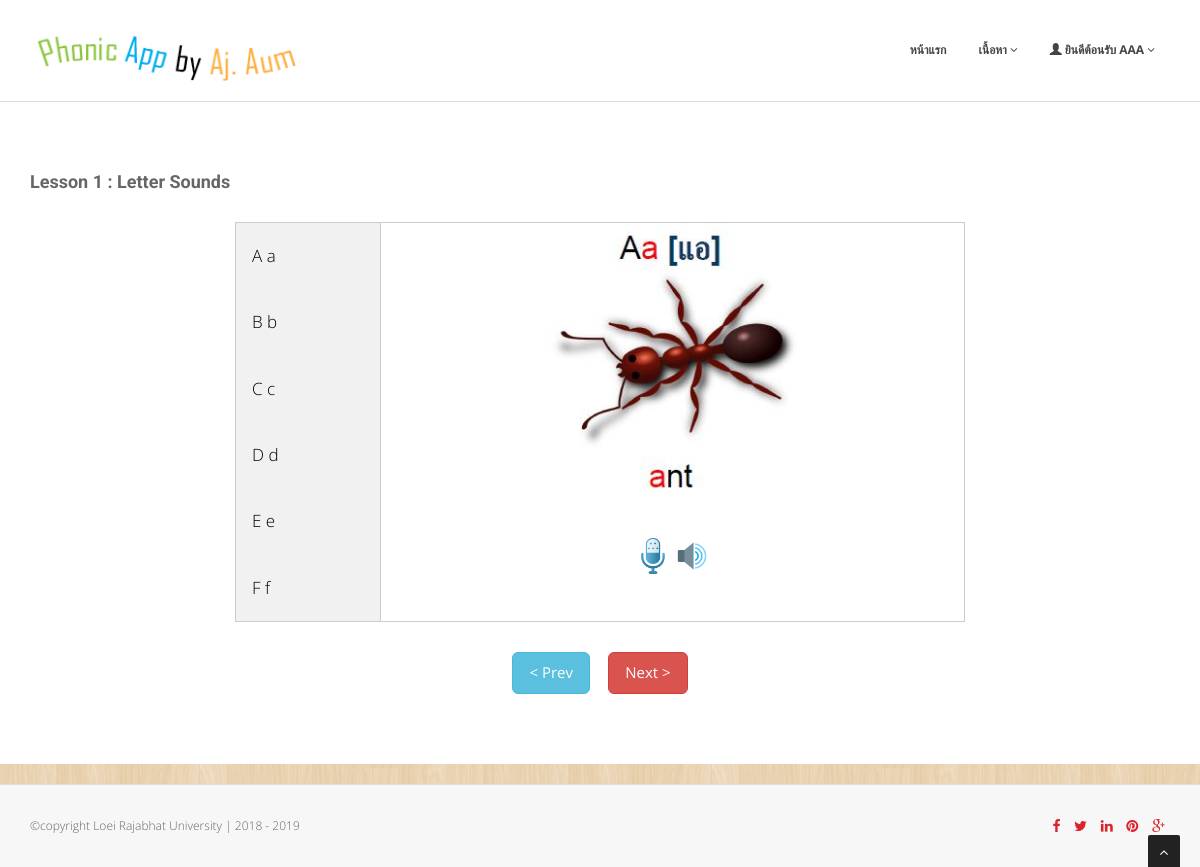
Page /lesson_show.php?lesson_id=1 (signed in) on the committed database.
### tables this page shows
CREATE TABLE `lesson_detail` (
  `lesson_id` int(10) NOT NULL COMMENT 'รหัสบทเรียน',
  `level` varchar(5) NOT NULL COMMENT 'Level No',
  `lesson_no` int(5) NOT NULL COMMENT 'ลำดับบทเรียน',
  `lesson_name` varchar(100) NOT NULL COMMENT 'ชื่อบทเรียน',
  `lesson_desc` varchar(100) NOT NULL COMMENT 'คำอธิบายบทเรียน',
  `small_image` varchar(50) NOT NULL COMMENT 'รูปบทเรียน',
  `big_image` varchar(50) NOT NULL COMMENT 'รูปบทเรียนใหญ่',
  `maxpage` int(11) NOT NULL,
  `youtube` varchar(20) NOT NULL,
  `create_date` timestamp NOT NULL DEFAULT current_timestamp() ON UPDATE current_timestamp()
);

CREATE TABLE `word_detail` (
  `word_id` int(10) NOT NULL COMMENT 'รหัสคำศัพท์',
  `lesson_id` int(10) NOT NULL COMMENT 'รหัสบทเรียน',
  `word_no` int(10) NOT NULL COMMENT 'ลำดับคำศัพท์',
  `page_no` varchar(5) NOT NULL COMMENT 'หน้าที่',
  `word_show` varchar(50) NOT NULL COMMENT 'ชื่อคำศัพท์',
  `word_speak` varchar(50) NOT NULL COMMENT 'เสียงคำศัพท์',
  `word_image` varchar(100) NOT NULL COMMENT 'รูปคำศัพท์',
  `create_date` timestamp NOT NULL DEFAULT current_timestamp() ON UPDATE current_timestamp()
);

### lesson_show.php (the view, shortened to what this page needs)
<!DOCTYPE html>
<html class="no-js consumer" lang="en">
<head>
<link href="css/bootstrap.min.css" rel="stylesheet" />
<link href="css/cubeportfolio.min.css" rel="stylesheet" />
<link href="css/style.css" rel="stylesheet" />
<link id="t-colors" href="skins/default.css" rel="stylesheet" />
	<link id="bodybg" href="bodybg/bg1.css" rel="stylesheet" type="text/css" />
</head>
<body>
<div id="wrapper">
	<?php include 'template/NavAdmin.php'; ?>
	<section id="content">
	<div class="container">
	<?php
		include 'db_connection.php';
		$lesson_id = $_GET["lesson_id"];
		if(isset($_GET["thispage"])) {
			$thispage =  $_GET["thispage"];
		} else {
			$thispage = 1;
		}
		$sql = "SELECT * FROM lesson_detail where lesson_id = '$lesson_id' ";
		$result = $conn->query($sql);
		if ($result->num_rows > 0) {
			while($row = $result->fetch_assoc()) {
				$maxpage = $row["maxpage"];
				$lesson_name = $row["lesson_name"];
				$lesson_desc = $row["lesson_desc"];
			}
		}
	?>
		<div class="row">
			<div class="col-lg-12">
				<h4 class="heading"><?php echo $lesson_name . ' : ' . $lesson_desc; ?></h4>
			</div>
			<div class="col-lg-12">
					<div class="col-sm-2 col-md-2 col-lg-2">
					</div>
					<div class="col-sm-8 col-md-8 col-lg-8">
						<div class="box">
							<div class="aligncenter">
								<div class="tab">
								<?php
										$sql = "SELECT * FROM word_detail where lesson_id = '$lesson_id' and page_no = '$thispage' order by word_no";
										$result = $conn->query($sql);
										if ($result->num_rows > 0) {
											while($row = $result->fetch_assoc()) {
								?>
												<button class="tablinks" onmouseover="openCity('w<?php echo $row["word_no"];?>')" ><?php echo $row["word_show"];?></button>
								<?php
											}
										}
								?>
								</div>
								<?php
										$result = $conn->query($sql);
										if ($result->num_rows > 0) {
											while($row = $result->fetch_assoc()) {
								?>
											<div id="w<?php echo $row["word_no"];?>" class="tabcontent">
												<p><img src="<?php echo $row["word_image"];?>" height="275"></p>
												 <p>
														<input type="image" onclick="startButton(img<?php echo $row["word_no"];?>, span<?php echo $row["word_no"];?>)" src="img/mic.png" id="img<?php echo $row["word_no"];?>" width="36">
														<input type="image" onclick="responsiveVoice.speak('<?php echo $row["word_speak"];?>','UK English Female');" src="img/speaker.png" width="36">
												  </p>
											</div>
								<?php
											}
										}
								?>
							</div>
						</div>
					</div>
					<div class="col-sm-2 col-md-2 col-lg-2">
					</div>
			</div>
		</div>
				<div class="row">
					<div class="col-sm-3 col-md-3 col-lg-3">
					</div>
					<div class="col-sm-6 col-md-6 col-lg-6">
						<div class="box">
							<div class="aligncenter">
							<?php
								if ($thispage == 1) {
							?>
								<a href="lesson_video.php?lesson_id=<?php echo $lesson_id;?>" class="btn btn-info btn-lg" style='font-size:15px'>  &lt; Prev </a>
							<?php
								} else {
							?>
								<a href="lesson_show.php?lesson_id=<?php echo $lesson_id;?>&thispage=<?php echo $thispage - 1;?>" class="btn btn-info btn-lg" style='font-size:15px'>  &lt; Prev </a>
							<?php
								}
							?>&nbsp;&nbsp;&nbsp;
							<?php
								if ($thispage < $maxpage) {
							?>
								<a href="lesson_show.php?lesson_id=<?php echo $lesson_id;?>&thispage=<?php echo $thispage + 1;?>" class="btn btn-danger btn-lg" style='font-size:15px'>  Next &gt;  </a>
							<?php
								} else {
							?>
								<a href="quiz_show.php?lesson_id=<?php echo $lesson_id;?>" class="btn btn-danger btn-lg" style='font-size:15px'>  แบบทดสอบ  </a>
							<?php
								}
							?>
							</div>
						</div>
					</div>
					<div class="col-sm-3 col-md-3 col-lg-3">
					</div>
				</div>
	</div>
</section>
		<?php include 'template/footer.php'; ?>
</body>
</html>

### css/style.css (style rules this page uses)
body { font-family:'Open Sans', Arial, sans-serif; font-size:14px; font-weight:300; line-height:1.6em; color:#656565; }
h1,h2, h3, h4, h5, h6 { font-family:'Roboto', sans-serif; font-weight:700; line-height:1.1em; color:#666; margin-bottom: 20px; }
#wrapper { width:100%; margin:0; padding:0; }
.row,.row-fluid { margin-bottom:30px; }
#content { position:relative; background:#fff; padding:60px 0 40px 0; }
#content img { margin-bottom: 30px; }
.box { width: 100%; }
h4.heading { font-weight:700; }
.heading { margin-bottom: 30px; }
.heading { position: relative; }
.aligncenter { text-align:center; }

### skins/default.css (style rules this page uses)
a, a:hover,a:focus,a:active, strike, .post-meta span a:hover, ul.meta-post li a:hover, ul.cat li a:hover, ul.recent li h6 a:hover, ul.portfolio-categ li.active a, ul.portfolio-categ li.active a:hover, ul.portfolio-categ li a:hover,ul.related-post li h4 a:hover, span.highlight,article .post-heading h3 a:hover, .navbar .nav > .active > a,.navbar .nav > .active > a:hover,.navbar .nav > li > a:hover,.navbar .nav > li > a:focus,.navbar .nav > .active > a:focus, .validation { color:#d9232d; }

### bodybg/bg1.css (style rules this page uses)
body { background: url(../img/bodybg/bg1.png) repeat left top; }

### css/theme.css (style rules this page uses)
a { color: #50a846; }

### lesson_show.php (style rules this page uses)
* { box-sizing: border-box }
.tab { float: left; border: 1px solid #ccc; background-color: #f1f1f1; width: 20%; height: 400px; }
.tab button { display: block; background-color: inherit; color: black; padding: 22px 16px; width: 100%; border: none; outline: none; text-align: left; cursor: pointer; transition: 0.3s; font-size: 17px; }
.tabcontent { float: left; padding: 0px 12px; border: 1px solid #ccc; width: 80%; border-left: none; height: 400px; }

### rows in the picture
lesson_detail: lesson_name "Lesson 1", lesson_desc "Letter Sounds"
word_detail: word_show "A a", word_image (picture)
word_detail: word_show "B b"
word_detail: word_show "C c"
word_detail: word_show "D d"
word_detail: word_show "E e"
word_detail: word_show "F f"

### other values in the picture
$_SESSION["user_fullname"] "AAA"
